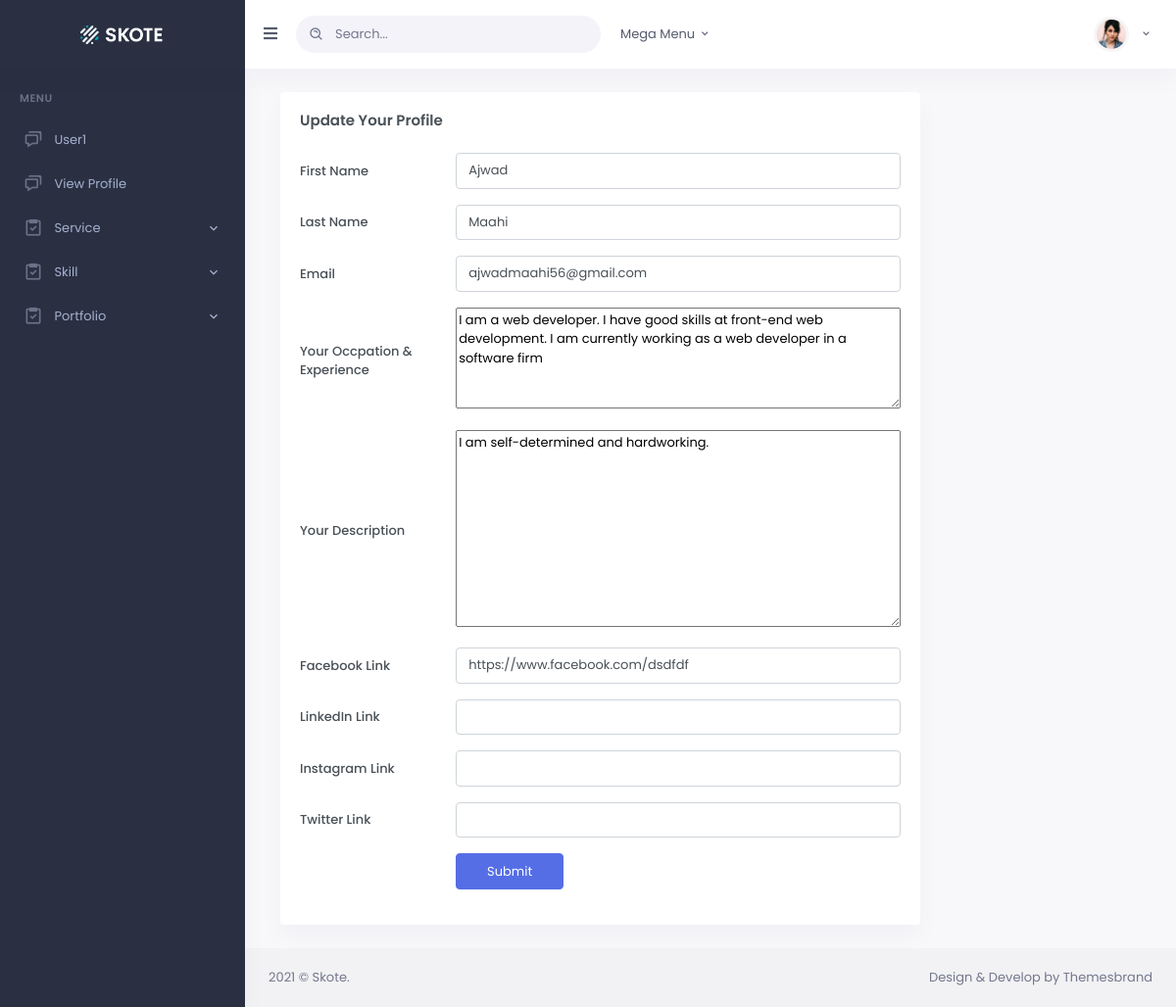
Screenshot of /user-edit.php with the database file from the repository.
### tables this page shows
CREATE TABLE `profile` (
  `ID` int(20) NOT NULL,
  `firstname` varchar(255) NOT NULL,
  `lastname` varchar(255) NOT NULL,
  `email` varchar(255) NOT NULL,
  `occupation` varchar(255) NOT NULL,
  `description` varchar(255) NOT NULL,
  `fb_link` varchar(255) NOT NULL,
  `linkedin_link` varchar(255) NOT NULL,
  `instagram_link` varchar(255) NOT NULL,
  `twitter_link` varchar(255) NOT NULL,
  `picture` varchar(255) NOT NULL
);

### user-edit.php (the view, shortened to what this page needs)
<?php
include 'database.php';
if(isset($_POST['edit_profile'])){
	$sql = "SELECT * from profile where ID = 1";
	$result = mysqli_query($connection, $sql);
}
else{
$sql = "SELECT * from profile where ID = 1";
    $result = mysqli_query($connection, $sql);
}
?>
<!DOCTYPE html>
<html lang="en">
  <?php include 'inc/head.php'; ?>
    <body data-sidebar="dark">
        <div id="layout-wrapper">
            <?php include 'inc/header.php'; ?>
            <?php include 'inc/sidebar.php'; ?>
            <div class="main-content">
                <div class="page-content">
                    <div class="container-fluid">
                            <div class="col-lg-9">
                                <div class="card">
                                    <div class="card-body">
                                        <h4 class="card-title mb-4">Update Your Profile</h4>
                                        <form method="post" action="user-update.php">
                                              <?php $row = mysqli_fetch_assoc($result); ?>
                                             <div class="form-group row mb-3 align-items-center">
                                                <label for="horizontal-firstname-input" class="col-sm-3 col-form-label">First Name</label>
                                                <div class="col-sm-9">
                                                    <input type="text" name="firstname" class="form-control" id="horizontal-firstname-input" value="<?= $row['firstname'] ?>">
                                                </div>
                                            </div>
                                            <div class="form-group row mb-3 align-items-center">
                                                <label for="horizontal-firstname-input" class="col-sm-3 col-form-label">Last Name</label>
                                                <div class="col-sm-9">
                                                    <input type="text" name="lastname" class="form-control" id="horizontal-firstname-input" value="<?= $row['lastname'] ?>">
                                                </div>
                                            </div>
                                            <div class="form-group row mb-3 align-items-center">
                                                <label for="horizontal-email-input" class="col-sm-3 col-form-label">Email</label>
                                                <div class="col-sm-9">
                                                    <input type="email" name="email" class="form-control" id="horizontal-firstname-input" value="<?= $row['email'] ?>">
                                                </div>
                                            </div>
                                            <div class="form-group row mb-3 align-items-center">
                                                <label for="horizontal-password-input" class="col-sm-3 col-form-label">Your Occpation & Experience</label>
                                                <div class="col-sm-9">
                                                    <textarea name="occupation" id="occupation" cols="10" rows="5" style="width:100%;"><?= $row['occupation'] ?></textarea>
                                                </div>
                                            </div>
                                            <div class="form-group row mb-3 align-items-center">
                                                <label for="horizontal-password-input" class="col-sm-3 col-form-label">Your Description</label>
                                                <div class="col-sm-9">
                                                   <textarea name="description" id="description" cols="20" rows="10" style="width:100%;"><?= $row['description'] ?></textarea>
                                                </div>
                                            </div>
                                            <div class="form-group row mb-3 align-items-center">
                                                <label for="horizontal-password-input" class="col-sm-3 col-form-label">Facebook Link</label>
                                                <div class="col-sm-9">
                                                   <input type="url" name="facebook" class="form-control" id="horizontal-firstname-input" value="<?= $row['fb_link'] ?>">
                                                </div>
                                            </div>
                                            <div class="form-group row mb-3 align-items-center">
                                                <label for="horizontal-password-input" class="col-sm-3 col-form-label">LinkedIn Link</label>
                                                <div class="col-sm-9">
                                                    <input type="url" name="linkedin" class="form-control" id="horizontal-firstname-input" value="<?= $row['linkedin_link'] ?>">
                                                </div>
                                            </div>
                                            <div class="form-group row mb-3 align-items-center">
                                                <label for="horizontal-password-input" class="col-sm-3 col-form-label">Instagram Link</label>
                                                <div class="col-sm-9">
                                                  <input type="url" name="instagram" class="form-control" id="horizontal-firstname-input" value="<?= $row['instagram_link'] ?>">
                                                </div>
                                            </div>
                                            <div class="form-group row mb-3 align-items-center">
                                                <label for="horizontal-password-input" class="col-sm-3 col-form-label">Twitter Link</label>
                                                <div class="col-sm-9">
                                                   <input type="text" name="twitter" class="form-control" id="horizontal-firstname-input" value="<?= $row['twitter_link'] ?>">
                                                </div>
                                            </div>
                                            <div class="form-group row justify-content-end">
                                                <div class="col-sm-9">
                                                     <input type="submit" name="update_profile" class="btn btn-primary w-md" value="Submit">
                                                </div>
                                            </div>
                                        </form>
                                    </div>
                                </div>
                            </div>
                        </div>
                    </div>
                </div>
                    </div>
                <?php include 'inc/footer.php' ?>
    </body>
</html>

### rows the page displays
profile: firstname "Ajwad", lastname "Maahi", email "ajwadmaahi56@gmail.com", occupation "I am a web developer. I have good skills at front-end web development. I am currently working as a web developer in a software firm", description "I am self-determined and hardworking.", facebook "https://www.facebook.com/dsdfdf"
